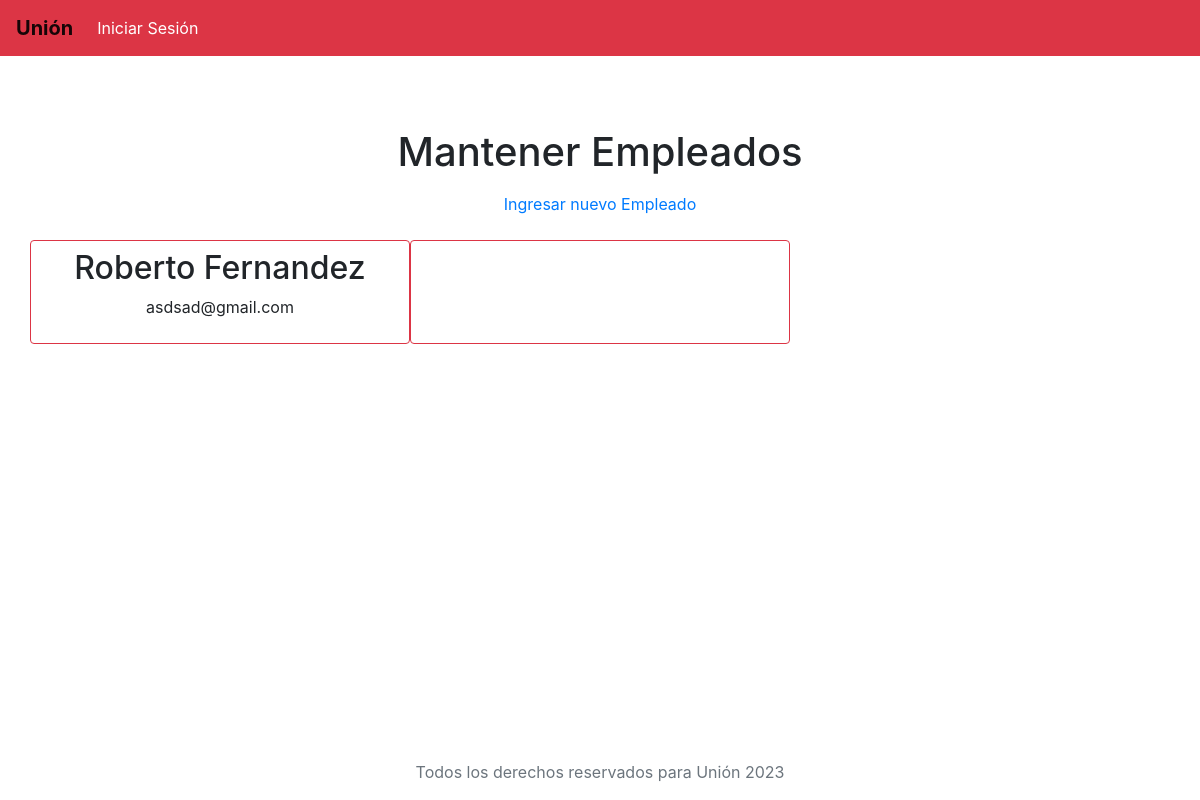
The app's page /mantenerempleados/ with its own data.
### base/models.py (models this page shows, shortened)
class Empleado(models.Model):
    nombre = models.CharField(max_length=30)
    apellido = models.CharField(max_length=30)
    telefono = models.IntegerField(null=True, default=None)
    email = models.EmailField()
    ocupacion = models.ForeignKey(Ocupacion, on_delete=models.CASCADE)

### base/views.py (the view)
# urls.py: path('mantenerempleados/', views.mantenerempleados),
def mantenerempleados(request):
    empleados = Empleado.objects.all()
    return render(request, 'mantenerempleados.html', {'empleados': empleados})

### templates/mantenerempleados.html (shortened to what this page needs)
{% extends 'layouts/main.html' %}
{% block content %}
    <h1 class="text-center pb-2"> Mantener Empleados </h1>
    <div class="row pb-4 text-center">
        <div class="col-12">
            <a href="/empleado/">Ingresar nuevo Empleado</a>
        </div>
    </div>
    <div class="row text-center">
        {% for p in empleados %}
            <div class="col-4 py-2 border border-danger rounded">
                <h2>{{p.nombre}} {{p.apellido}} </h2>
                <p>{{p.email}}</p>
            </div>
        {% endfor %}
    </div>
{% endblock %}

### records on screen
Empleado: nombre "Roberto", apellido "Fernandez", email "asdsad@gmail.com"
